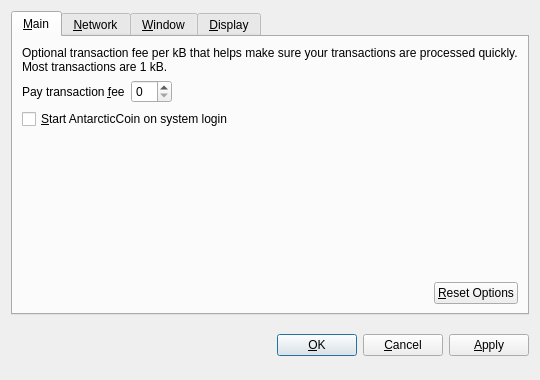
<?xml version="1.0" encoding="UTF-8"?>
<ui version="4.0">
 <class>OptionsDialog</class>
 <widget class="QDialog" name="OptionsDialog">
  <property name="geometry">
   <rect>
    <x>0</x>
    <y>0</y>
    <width>540</width>
    <height>380</height>
   </rect>
  </property>
  <property name="windowTitle">
   <string>Options</string>
  </property>
  <property name="modal">
   <bool>true</bool>
  </property>
  <layout class="QVBoxLayout" name="verticalLayout">
   <item>
    <widget class="QTabWidget" name="tabWidget">
     <property name="tabPosition">
      <enum>QTabWidget::North</enum>
     </property>
     <property name="currentIndex">
      <number>0</number>
     </property>
     <widget class="QWidget" name="tabMain">
      <attribute name="title">
       <string>&amp;Main</string>
      </attribute>
      <layout class="QVBoxLayout" name="verticalLayout_Main">
       <item>
        <widget class="QLabel" name="transactionFeeInfoLabel">
         <property name="text">
          <string>Optional transaction fee per kB that helps make sure your transactions are processed quickly. Most transactions are 1 kB.</string>
         </property>
         <property name="textFormat">
          <enum>Qt::PlainText</enum>
         </property>
         <property name="wordWrap">
          <bool>true</bool>
         </property>
        </widget>
       </item>
       <item>
        <layout class="QHBoxLayout" name="horizontalLayout_1_Main">
         <item>
          <widget class="QLabel" name="transactionFeeLabel">
           <property name="text">
            <string>Pay transaction &amp;fee</string>
           </property>
           <property name="textFormat">
            <enum>Qt::PlainText</enum>
           </property>
           <property name="buddy">
            <cstring>transactionFee</cstring>
           </property>
          </widget>
         </item>
         <item>
          <widget class="BitcoinAmountField" name="transactionFee"/>
         </item>
         <item>
          <spacer name="horizontalSpacer_1_Main">
           <property name="orientation">
            <enum>Qt::Horizontal</enum>
           </property>
           <property name="sizeHint" stdset="0">
            <size>
             <width>40</width>
             <height>20</height>
            </size>
           </property>
          </spacer>
         </item>
        </layout>
       </item>
       <item>
        <widget class="QCheckBox" name="bitcoinAtStartup">
         <property name="toolTip">
          <string>Automatically start AntarcticCoin after logging in to the system.</string>
         </property>
         <property name="text">
          <string>&amp;Start AntarcticCoin on system login</string>
         </property>
        </widget>
       </item>
       <item>
        <spacer name="verticalSpacer_Main">
         <property name="orientation">
          <enum>Qt::Vertical</enum>
         </property>
         <property name="sizeHint" stdset="0">
          <size>
           <width>20</width>
           <height>40</height>
          </size>
         </property>
        </spacer>
       </item>
       <item>
        <layout class="QHBoxLayout" name="horizontalLayout_2_Main">
         <item>
          <spacer name="horizontalSpacer_2_Main">
           <property name="orientation">
            <enum>Qt::Horizontal</enum>
           </property>
           <property name="sizeHint" stdset="0">
            <size>
             <width>40</width>
             <height>20</height>
            </size>
           </property>
          </spacer>
         </item>
         <item>
          <widget class="QPushButton" name="resetButton">
           <property name="toolTip">
            <string>Reset all client options to default.</string>
           </property>
           <property name="text">
            <string>&amp;Reset Options</string>
           </property>
           <property name="autoDefault">
            <bool>false</bool>
           </property>
          </widget>
         </item>
        </layout>
       </item>
      </layout>
     </widget>
     <widget class="QWidget" name="tabNetwork">
      <attribute name="title">
       <string>&amp;Network</string>
      </attribute>
      <layout class="QVBoxLayout" name="verticalLayout_Network">
       <item>
        <widget class="QCheckBox" name="mapPortUpnp">
         <property name="toolTip">
          <string>Automatically open the AntarcticCoin client port on the router. This only works when your router supports UPnP and it is enabled.</string>
         </property>
         <property name="text">
          <string>Map port using &amp;UPnP</string>
         </property>
        </widget>
       </item>
       <item>
        <widget class="QCheckBox" name="connectSocks">
         <property name="toolTip">
          <string>Connect to the AntarcticCoin network through a SOCKS proxy (e.g. when connecting through Tor).</string>
         </property>
         <property name="text">
          <string>&amp;Connect through SOCKS proxy:</string>
         </property>
        </widget>
       </item>
       <item>
        <layout class="QHBoxLayout" name="horizontalLayout_Network">
         <item>
          <widget class="QLabel" name="proxyIpLabel">
           <property name="text">
            <string>Proxy &amp;IP:</string>
           </property>
           <property name="textFormat">
            <enum>Qt::PlainText</enum>
           </property>
           <property name="buddy">
            <cstring>proxyIp</cstring>
           </property>
          </widget>
         </item>
         <item>
          <widget class="QValidatedLineEdit" name="proxyIp">
           <property name="maximumSize">
            <size>
             <width>140</width>
             <height>16777215</height>
            </size>
           </property>
           <property name="toolTip">
            <string>IP address of the proxy (e.g. 127.0.0.1)</string>
           </property>
          </widget>
         </item>
         <item>
          <widget class="QLabel" name="proxyPortLabel">
           <property name="text">
            <string>&amp;Port:</string>
           </property>
           <property name="textFormat">
            <enum>Qt::PlainText</enum>
           </property>
           <property name="buddy">
            <cstring>proxyPort</cstring>
           </property>
          </widget>
         </item>
         <item>
          <widget class="QLineEdit" name="proxyPort">
           <property name="maximumSize">
            <size>
             <width>55</width>
             <height>16777215</height>
            </size>
           </property>
           <property name="toolTip">
            <string>Port of the proxy (e.g. 9050)</string>
           </property>
          </widget>
         </item>
         <item>
          <widget class="QLabel" name="socksVersionLabel">
           <property name="text">
            <string>SOCKS &amp;Version:</string>
           </property>
           <property name="textFormat">
            <enum>Qt::PlainText</enum>
           </property>
           <property name="buddy">
            <cstring>socksVersion</cstring>
           </property>
          </widget>
         </item>
         <item>
          <widget class="QValueComboBox" name="socksVersion">
           <property name="toolTip">
            <string>SOCKS version of the proxy (e.g. 5)</string>
           </property>
          </widget>
         </item>
         <item>
          <spacer name="horizontalSpacer_Network">
           <property name="orientation">
            <enum>Qt::Horizontal</enum>
           </property>
           <property name="sizeHint" stdset="0">
            <size>
             <width>40</width>
             <height>20</height>
            </size>
           </property>
          </spacer>
         </item>
        </layout>
       </item>
       <item>
        <spacer name="verticalSpacer_Network">
         <property name="orientation">
          <enum>Qt::Vertical</enum>
         </property>
         <property name="sizeHint" stdset="0">
          <size>
           <width>20</width>
           <height>40</height>
          </size>
         </property>
        </spacer>
       </item>
      </layout>
     </widget>
     <widget class="QWidget" name="tabWindow">
      <attribute name="title">
       <string>&amp;Window</string>
      </attribute>
      <layout class="QVBoxLayout" name="verticalLayout_Window">
       <item>
        <widget class="QCheckBox" name="minimizeToTray">
         <property name="toolTip">
          <string>Show only a tray icon after minimizing the window.</string>
         </property>
         <property name="text">
          <string>&amp;Minimize to the tray instead of the taskbar</string>
         </property>
        </widget>
       </item>
       <item>
        <widget class="QCheckBox" name="minimizeOnClose">
         <property name="toolTip">
          <string>Minimize instead of exit the application when the window is closed. When this option is enabled, the application will be closed only after selecting Quit in the menu.</string>
         </property>
         <property name="text">
          <string>M&amp;inimize on close</string>
         </property>
        </widget>
       </item>
       <item>
        <spacer name="verticalSpacer_Window">
         <property name="orientation">
          <enum>Qt::Vertical</enum>
         </property>
         <property name="sizeHint" stdset="0">
          <size>
           <width>20</width>
           <height>40</height>
          </size>
         </property>
        </spacer>
       </item>
      </layout>
     </widget>
     <widget class="QWidget" name="tabDisplay">
      <attribute name="title">
       <string>&amp;Display</string>
      </attribute>
      <layout class="QVBoxLayout" name="verticalLayout_Display">
       <item>
        <layout class="QHBoxLayout" name="horizontalLayout_1_Display">
         <item>
          <widget class="QLabel" name="langLabel">
           <property name="text">
            <string>User Interface &amp;language:</string>
           </property>
           <property name="textFormat">
            <enum>Qt::PlainText</enum>
           </property>
           <property name="buddy">
            <cstring>lang</cstring>
           </property>
          </widget>
         </item>
         <item>
          <widget class="QValueComboBox" name="lang">
           <property name="toolTip">
            <string>The user interface language can be set here. This setting will take effect after restarting AntarcticCoin.</string>
           </property>
          </widget>
         </item>
        </layout>
       </item>
       <item>
        <layout class="QHBoxLayout" name="horizontalLayout_2_Display">
         <item>
          <widget class="QLabel" name="unitLabel">
           <property name="text">
            <string>&amp;Unit to show amounts in:</string>
           </property>
           <property name="textFormat">
            <enum>Qt::PlainText</enum>
           </property>
           <property name="buddy">
            <cstring>unit</cstring>
           </property>
          </widget>
         </item>
         <item>
          <widget class="QValueComboBox" name="unit">
           <property name="toolTip">
            <string>Choose the default subdivision unit to show in the interface and when sending coins.</string>
           </property>
          </widget>
         </item>
        </layout>
       </item>
       <item>
        <widget class="QCheckBox" name="displayAddresses">
         <property name="toolTip">
          <string>Whether to show AntarcticCoin addresses in the transaction list or not.</string>
         </property>
         <property name="text">
          <string>&amp;Display addresses in transaction list</string>
         </property>
        </widget>
       </item>
       <item>
        <widget class="QCheckBox" name="coinControlFeatures">
         <property name="toolTip">
          <string>Whether to show coin control features or not.</string>
         </property>
         <property name="text">
          <string>Display coin &amp;control features (experts only!)</string>
         </property>
        </widget>
       </item>
       <item>
        <spacer name="verticalSpacer_Display">
         <property name="orientation">
          <enum>Qt::Vertical</enum>
         </property>
         <property name="sizeHint" stdset="0">
          <size>
           <width>20</width>
           <height>40</height>
          </size>
         </property>
        </spacer>
       </item>
      </layout>
     </widget>
    </widget>
   </item>
   <item>
    <layout class="QHBoxLayout" name="horizontalLayout_Buttons">
     <item>
      <spacer name="horizontalSpacer_1">
       <property name="orientation">
        <enum>Qt::Horizontal</enum>
       </property>
       <property name="sizeHint" stdset="0">
        <size>
         <width>40</width>
         <height>48</height>
        </size>
       </property>
      </spacer>
     </item>
     <item>
      <widget class="QLabel" name="statusLabel">
       <property name="font">
        <font>
         <weight>75</weight>
         <bold>true</bold>
        </font>
       </property>
       <property name="text">
        <string/>
       </property>
       <property name="textFormat">
        <enum>Qt::PlainText</enum>
       </property>
       <property name="wordWrap">
        <bool>true</bool>
       </property>
      </widget>
     </item>
     <item>
      <spacer name="horizontalSpacer_2">
       <property name="orientation">
        <enum>Qt::Horizontal</enum>
       </property>
       <property name="sizeHint" stdset="0">
        <size>
         <width>40</width>
         <height>48</height>
        </size>
       </property>
      </spacer>
     </item>
     <item>
      <widget class="QPushButton" name="okButton">
       <property name="text">
        <string>&amp;OK</string>
       </property>
      </widget>
     </item>
     <item>
      <widget class="QPushButton" name="cancelButton">
       <property name="text">
        <string>&amp;Cancel</string>
       </property>
       <property name="autoDefault">
        <bool>false</bool>
       </property>
      </widget>
     </item>
     <item>
      <widget class="QPushButton" name="applyButton">
       <property name="text">
        <string>&amp;Apply</string>
       </property>
       <property name="autoDefault">
        <bool>false</bool>
       </property>
      </widget>
     </item>
    </layout>
   </item>
  </layout>
 </widget>
 <customwidgets>
  <customwidget>
   <class>BitcoinAmountField</class>
   <extends>QSpinBox</extends>
   <header>bitcoinamountfield.h</header>
  </customwidget>
  <customwidget>
   <class>QValueComboBox</class>
   <extends>QComboBox</extends>
   <header>qvaluecombobox.h</header>
  </customwidget>
  <customwidget>
   <class>QValidatedLineEdit</class>
   <extends>QLineEdit</extends>
   <header>qvalidatedlineedit.h</header>
  </customwidget>
 </customwidgets>
 <resources/>
 <connections/>
</ui>
